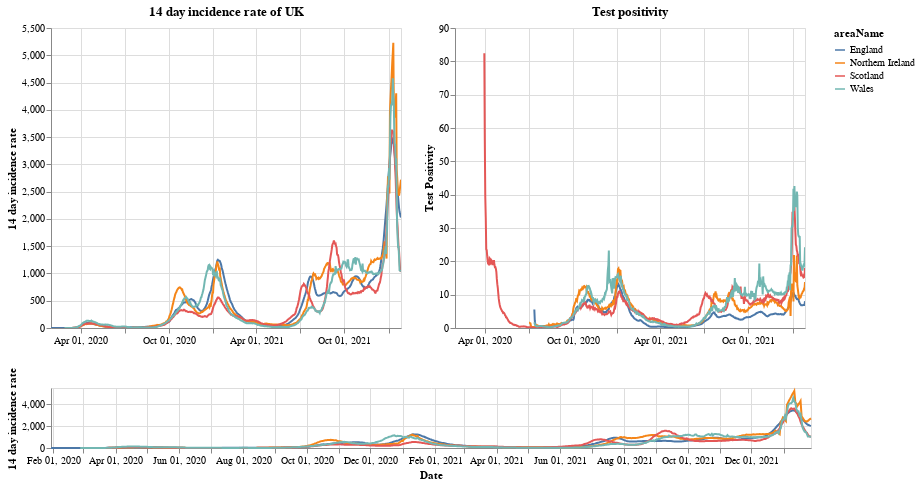

Notebook cell for this chart:
### Markdown cell above
# Plots

First a plot with each country in the UK. The top right shows the positivity rate for (which is the percentage of registered tests which were positive) while the top left is the 14 day incidence rate. The bottom chart can be used to select the timeframe (does not work on a mobile device).

### Code cell
#collapse
brush = alt.selection(type='interval', name='DateBrush',encodings=['x'],fields=['Time'])
leg_selection = alt.selection_multi(fields=['areaName'], bind='legend')

base = alt.Chart(uk_cases).mark_line().encode(
    x=alt.X("yearmonthdate(date):T", axis=alt.Axis(title='Date')),
    y=alt.Y("twoWeeklyCasesRate:Q", axis=alt.Axis(title='14 day incidence rate')),
    tooltip=['areaName', 'date','twoWeeklyCasesRate', 'testPositivity'],
    color='areaName',
    opacity=alt.condition(leg_selection, alt.value(2), alt.value(0.1))
).add_selection(leg_selection).properties(width=350)

upper = base.encode(alt.X('yearmonthdate(date):T', axis=alt.Axis(title=''),
                         scale=alt.Scale(domain=brush))
                   ).properties(title=f'14 day incidence rate of UK')
upper_right = upper.encode(alt.Y('testPositivity:Q', axis=alt.Axis(title='Test Positivity'))).properties(title='Test positivity')
lower = base.properties(height=60, width = 760).add_selection(brush)

(upper | upper_right) & lower

### Figure 1 — Vega-Lite specification as saved in the notebook (floating-point values rounded to 4 significant figures; data arrays with more than 128 entries replaced by an {"elided": "..."} marker saying what was removed)
{"config": {"view": {"continuousWidth": 400, "continuousHeight": 300}}, "vconcat": [{"hconcat": [{"mark": "line", "encoding": {"color": {"type": "nominal", "field": "areaName"}, "opacity": {"condition": {"value": 2, "selection": "selector001"}, "value": 0.1}, "tooltip": [{"type": "nominal", "field": "areaName"}, {"type": "temporal", "field": "date"}, {"type": "quantitative", "field": "twoWeeklyCasesRate"}, {"type": "quantitative", "field": "testPositivity"}], "x": {"type": "temporal", "axis": {"title": ""}, "field": "date", "scale": {"domain": {"selection": "DateBrush"}}, "timeUnit": "yearmonthdate"}, "y": {"type": "quantitative", "axis": {"title": "14 day incidence rate"}, "field": "twoWeeklyCasesRate"}}, "selection": {"selector001": {"type": "multi", "fields": ["areaName"], "bind": "legend"}}, "title": "14 day incidence rate of UK", "width": 350}, {"mark": "line", "encoding": {"color": {"type": "nominal", "field": "areaName"}, "opacity": {"condition": {"value": 2, "selection": "selector001"}, "value": 0.1}, "tooltip": [{"type": "nominal", "field": "areaName"}, {"type": "temporal", "field": "date"}, {"type": "quantitative", "field": "twoWeeklyCasesRate"}, {"type": "quantitative", "field": "testPositivity"}], "x": {"type": "temporal", "axis": {"title": ""}, "field": "date", "scale": {"domain": {"selection": "DateBrush"}}, "timeUnit": "yearmonthdate"}, "y": {"type": "quantitative", "axis": {"title": "Test Positivity"}, "field": "testPositivity"}}, "selection": {"selector001": {"type": "multi", "fields": ["areaName"], "bind": "legend"}}, "title": "Test positivity", "width": 350}]}, {"mark": "line", "encoding": {"color": {"type": "nominal", "field": "areaName"}, "opacity": {"condition": {"value": 2, "selection": "selector001"}, "value": 0.1}, "tooltip": [{"type": "nominal", "field": "areaName"}, {"type": "temporal", "field": "date"}, {"type": "quantitative", "field": "twoWeeklyCasesRate"}, {"type": "quantitative", "field": "testPositivity"}], "x": {"type": "temporal", "axis": {"title": "Date"}, "field": "date", "timeUnit": "yearmonthdate"}, "y": {"type": "quantitative", "axis": {"title": "14 day incidence rate"}, "field": "twoWeeklyCasesRate"}}, "height": 60, "selection": {"selector001": {"type": "multi", "fields": ["areaName"], "bind": "legend"}, "DateBrush": {"type": "interval", "encodings": ["x"], "fields": ["Time"]}}, "width": 760}], "data": {"name": "data-a34c4f9ced003841f47b1810fa4a1381"}, "$schema": "https://vega.github.io/schema/vega-lite/v4.8.1.json", "datasets": {"data-a34c4f9ced003841f47b1810fa4a1381": {"elided": "2824 records"}}}
